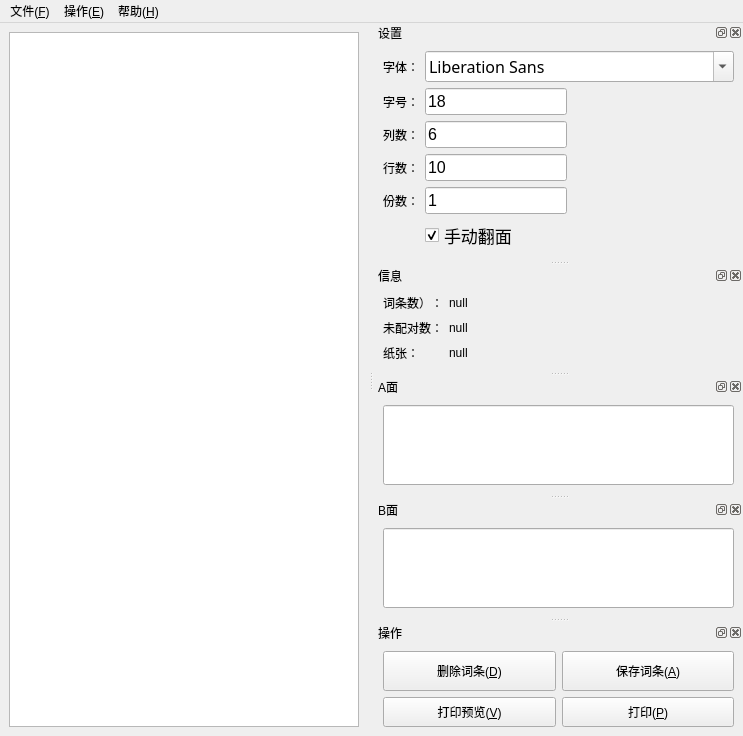
<?xml version="1.0" encoding="UTF-8"?>
<ui version="4.0">
 <class>MainWindow</class>
 <widget class="QMainWindow" name="MainWindow">
  <property name="geometry">
   <rect>
    <x>0</x>
    <y>0</y>
    <width>707</width>
    <height>702</height>
   </rect>
  </property>
  <property name="windowTitle">
   <string>Sail Word Card</string>
  </property>
  <widget class="QWidget" name="centralwidget">
   <layout class="QGridLayout" name="gridLayout_4">
    <item row="0" column="0">
     <widget class="QListWidget" name="listWidget">
      <property name="minimumSize">
       <size>
        <width>350</width>
        <height>0</height>
       </size>
      </property>
      <property name="font">
       <font>
        <family>宋体</family>
        <pointsize>18</pointsize>
       </font>
      </property>
     </widget>
    </item>
   </layout>
  </widget>
  <widget class="QMenuBar" name="menubar">
   <property name="geometry">
    <rect>
     <x>0</x>
     <y>0</y>
     <width>707</width>
     <height>23</height>
    </rect>
   </property>
   <widget class="QMenu" name="A_file">
    <property name="title">
     <string>文件(&amp;F)</string>
    </property>
    <addaction name="A_new"/>
    <addaction name="A_open"/>
    <addaction name="A_save"/>
    <addaction name="A_saveAs"/>
    <addaction name="separator"/>
    <addaction name="A_quit"/>
   </widget>
   <widget class="QMenu" name="A_help">
    <property name="title">
     <string>帮助(&amp;H)</string>
    </property>
    <addaction name="A_about"/>
    <addaction name="A_aboutQT"/>
   </widget>
   <widget class="QMenu" name="menu">
    <property name="title">
     <string>操作(&amp;E)</string>
    </property>
    <addaction name="A_del"/>
    <addaction name="separator"/>
    <addaction name="A_preview"/>
    <addaction name="A_print"/>
   </widget>
   <addaction name="A_file"/>
   <addaction name="menu"/>
   <addaction name="A_help"/>
  </widget>
  <widget class="QDockWidget" name="dockWidget_3">
   <property name="windowTitle">
    <string>设置</string>
   </property>
   <attribute name="dockWidgetArea">
    <number>2</number>
   </attribute>
   <widget class="QWidget" name="dockWidgetContents_3">
    <layout class="QGridLayout" name="gridLayout">
     <item row="6" column="0">
      <widget class="QLabel" name="label">
       <property name="text">
        <string>份数：</string>
       </property>
      </widget>
     </item>
     <item row="6" column="1">
      <widget class="QLineEdit" name="lineEdit">
       <property name="sizePolicy">
        <sizepolicy hsizetype="Fixed" vsizetype="Fixed">
         <horstretch>0</horstretch>
         <verstretch>0</verstretch>
        </sizepolicy>
       </property>
       <property name="font">
        <font>
         <pointsize>12</pointsize>
        </font>
       </property>
       <property name="text">
        <string>1</string>
       </property>
      </widget>
     </item>
     <item row="2" column="0">
      <widget class="QLabel" name="label_5">
       <property name="text">
        <string>列数：</string>
       </property>
      </widget>
     </item>
     <item row="0" column="1">
      <widget class="QFontComboBox" name="fontComboBox">
       <property name="sizePolicy">
        <sizepolicy hsizetype="Fixed" vsizetype="Fixed">
         <horstretch>0</horstretch>
         <verstretch>0</verstretch>
        </sizepolicy>
       </property>
       <property name="font">
        <font>
         <family>宋体</family>
         <pointsize>12</pointsize>
        </font>
       </property>
      </widget>
     </item>
     <item row="3" column="1">
      <widget class="QLineEdit" name="lineEdit_row">
       <property name="sizePolicy">
        <sizepolicy hsizetype="Fixed" vsizetype="Fixed">
         <horstretch>0</horstretch>
         <verstretch>0</verstretch>
        </sizepolicy>
       </property>
       <property name="font">
        <font>
         <pointsize>12</pointsize>
        </font>
       </property>
       <property name="text">
        <string>10</string>
       </property>
       <property name="maxLength">
        <number>2</number>
       </property>
      </widget>
     </item>
     <item row="1" column="1">
      <widget class="QLineEdit" name="lineEdit_size">
       <property name="sizePolicy">
        <sizepolicy hsizetype="Fixed" vsizetype="Fixed">
         <horstretch>0</horstretch>
         <verstretch>0</verstretch>
        </sizepolicy>
       </property>
       <property name="font">
        <font>
         <pointsize>12</pointsize>
        </font>
       </property>
       <property name="text">
        <string>18</string>
       </property>
      </widget>
     </item>
     <item row="1" column="0">
      <widget class="QLabel" name="label_4">
       <property name="text">
        <string>字号：</string>
       </property>
      </widget>
     </item>
     <item row="2" column="1">
      <widget class="QLineEdit" name="lineEdit_col">
       <property name="sizePolicy">
        <sizepolicy hsizetype="Fixed" vsizetype="Fixed">
         <horstretch>0</horstretch>
         <verstretch>0</verstretch>
        </sizepolicy>
       </property>
       <property name="font">
        <font>
         <pointsize>12</pointsize>
        </font>
       </property>
       <property name="text">
        <string>6</string>
       </property>
       <property name="maxLength">
        <number>2</number>
       </property>
      </widget>
     </item>
     <item row="3" column="0">
      <widget class="QLabel" name="label_2">
       <property name="text">
        <string>行数：</string>
       </property>
      </widget>
     </item>
     <item row="0" column="0">
      <widget class="QLabel" name="label_3">
       <property name="text">
        <string>字体：</string>
       </property>
      </widget>
     </item>
     <item row="7" column="1">
      <widget class="QCheckBox" name="checkBox">
       <property name="font">
        <font>
         <pointsize>13</pointsize>
        </font>
       </property>
       <property name="text">
        <string>手动翻面</string>
       </property>
       <property name="checkable">
        <bool>true</bool>
       </property>
       <property name="checked">
        <bool>true</bool>
       </property>
      </widget>
     </item>
    </layout>
   </widget>
  </widget>
  <widget class="QDockWidget" name="dockWidget_7">
   <property name="windowTitle">
    <string>信息</string>
   </property>
   <attribute name="dockWidgetArea">
    <number>2</number>
   </attribute>
   <widget class="QWidget" name="dockWidgetContents_7">
    <layout class="QGridLayout" name="gridLayout_3">
     <item row="1" column="0">
      <widget class="QLabel" name="label_8">
       <property name="text">
        <string>未配对数：</string>
       </property>
      </widget>
     </item>
     <item row="0" column="1">
      <widget class="QLabel" name="label_num">
       <property name="text">
        <string>null</string>
       </property>
      </widget>
     </item>
     <item row="3" column="1">
      <widget class="QLabel" name="label_paper">
       <property name="text">
        <string>null</string>
       </property>
      </widget>
     </item>
     <item row="3" column="0">
      <widget class="QLabel" name="label_10">
       <property name="text">
        <string>纸张：</string>
       </property>
      </widget>
     </item>
     <item row="1" column="1">
      <widget class="QLabel" name="label_error_num">
       <property name="text">
        <string>null</string>
       </property>
      </widget>
     </item>
     <item row="0" column="0">
      <widget class="QLabel" name="label_6">
       <property name="text">
        <string>词条数）：</string>
       </property>
      </widget>
     </item>
     <item row="1" column="2">
      <spacer name="horizontalSpacer_3">
       <property name="orientation">
        <enum>Qt::Horizontal</enum>
       </property>
       <property name="sizeHint" stdset="0">
        <size>
         <width>261</width>
         <height>20</height>
        </size>
       </property>
      </spacer>
     </item>
    </layout>
   </widget>
  </widget>
  <widget class="QDockWidget" name="dockWidget_4">
   <property name="sizePolicy">
    <sizepolicy hsizetype="Preferred" vsizetype="Preferred">
     <horstretch>0</horstretch>
     <verstretch>0</verstretch>
    </sizepolicy>
   </property>
   <property name="sizeIncrement">
    <size>
     <width>0</width>
     <height>0</height>
    </size>
   </property>
   <property name="windowTitle">
    <string>A面</string>
   </property>
   <attribute name="dockWidgetArea">
    <number>2</number>
   </attribute>
   <widget class="QWidget" name="dockWidgetContents_4">
    <layout class="QHBoxLayout" name="horizontalLayout_2">
     <item>
      <widget class="QLineEdit" name="lineEdit_A">
       <property name="minimumSize">
        <size>
         <width>0</width>
         <height>80</height>
        </size>
       </property>
       <property name="font">
        <font>
         <family>宋体</family>
         <pointsize>32</pointsize>
        </font>
       </property>
      </widget>
     </item>
    </layout>
   </widget>
  </widget>
  <widget class="QDockWidget" name="dockWidget_5">
   <property name="windowTitle">
    <string>B面</string>
   </property>
   <attribute name="dockWidgetArea">
    <number>2</number>
   </attribute>
   <widget class="QWidget" name="dockWidgetContents_5">
    <layout class="QHBoxLayout" name="horizontalLayout">
     <item>
      <widget class="QLineEdit" name="lineEdit_B">
       <property name="minimumSize">
        <size>
         <width>0</width>
         <height>80</height>
        </size>
       </property>
       <property name="font">
        <font>
         <family>宋体</family>
         <pointsize>32</pointsize>
        </font>
       </property>
      </widget>
     </item>
    </layout>
   </widget>
  </widget>
  <widget class="QDockWidget" name="dockWidget_6">
   <property name="windowTitle">
    <string>操作</string>
   </property>
   <attribute name="dockWidgetArea">
    <number>2</number>
   </attribute>
   <widget class="QWidget" name="dockWidgetContents_6">
    <layout class="QGridLayout" name="gridLayout_2">
     <item row="1" column="0">
      <widget class="QPushButton" name="pushButton_preview">
       <property name="sizePolicy">
        <sizepolicy hsizetype="Minimum" vsizetype="Expanding">
         <horstretch>0</horstretch>
         <verstretch>0</verstretch>
        </sizepolicy>
       </property>
       <property name="minimumSize">
        <size>
         <width>0</width>
         <height>30</height>
        </size>
       </property>
       <property name="text">
        <string>打印预览(&amp;V)</string>
       </property>
      </widget>
     </item>
     <item row="0" column="1">
      <widget class="QPushButton" name="pushButton">
       <property name="sizePolicy">
        <sizepolicy hsizetype="Minimum" vsizetype="Expanding">
         <horstretch>0</horstretch>
         <verstretch>0</verstretch>
        </sizepolicy>
       </property>
       <property name="minimumSize">
        <size>
         <width>0</width>
         <height>40</height>
        </size>
       </property>
       <property name="text">
        <string>保存词条(&amp;A)</string>
       </property>
      </widget>
     </item>
     <item row="1" column="1">
      <widget class="QPushButton" name="pushButton_print">
       <property name="sizePolicy">
        <sizepolicy hsizetype="Minimum" vsizetype="Expanding">
         <horstretch>0</horstretch>
         <verstretch>0</verstretch>
        </sizepolicy>
       </property>
       <property name="minimumSize">
        <size>
         <width>0</width>
         <height>30</height>
        </size>
       </property>
       <property name="text">
        <string>打印(&amp;P)</string>
       </property>
      </widget>
     </item>
     <item row="0" column="0">
      <widget class="QPushButton" name="pushButton_del">
       <property name="sizePolicy">
        <sizepolicy hsizetype="Minimum" vsizetype="Expanding">
         <horstretch>0</horstretch>
         <verstretch>0</verstretch>
        </sizepolicy>
       </property>
       <property name="minimumSize">
        <size>
         <width>0</width>
         <height>40</height>
        </size>
       </property>
       <property name="text">
        <string>删除词条(&amp;D)</string>
       </property>
      </widget>
     </item>
    </layout>
   </widget>
  </widget>
  <action name="A_open">
   <property name="text">
    <string>打开(&amp;O)</string>
   </property>
   <property name="shortcut">
    <string>Ctrl+O</string>
   </property>
  </action>
  <action name="A_save">
   <property name="text">
    <string>保存(&amp;S)</string>
   </property>
   <property name="shortcut">
    <string>Ctrl+S</string>
   </property>
  </action>
  <action name="A_saveAs">
   <property name="text">
    <string>另存为(&amp;A)...</string>
   </property>
   <property name="shortcut">
    <string>Ctrl+Shift+S</string>
   </property>
  </action>
  <action name="A_quit">
   <property name="text">
    <string>退出(&amp;Q)</string>
   </property>
  </action>
  <action name="A_new">
   <property name="text">
    <string>新建(&amp;N)</string>
   </property>
   <property name="shortcut">
    <string>Ctrl+N</string>
   </property>
  </action>
  <action name="A_about">
   <property name="text">
    <string>关于 Sail Word Card(&amp;A)</string>
   </property>
  </action>
  <action name="A_swc_help">
   <property name="text">
    <string>软件帮助(&amp;H)</string>
   </property>
   <property name="shortcut">
    <string>F1</string>
   </property>
  </action>
  <action name="A_aboutQT">
   <property name="text">
    <string>关于 QT</string>
   </property>
  </action>
  <action name="A_del">
   <property name="text">
    <string>删除(&amp;D)</string>
   </property>
   <property name="shortcut">
    <string>Del</string>
   </property>
  </action>
  <action name="A_preview">
   <property name="text">
    <string>打印预览(&amp;V)</string>
   </property>
  </action>
  <action name="A_print">
   <property name="text">
    <string>打印(&amp;P)</string>
   </property>
   <property name="shortcut">
    <string>Ctrl+P</string>
   </property>
  </action>
 </widget>
 <resources/>
 <connections/>
</ui>
